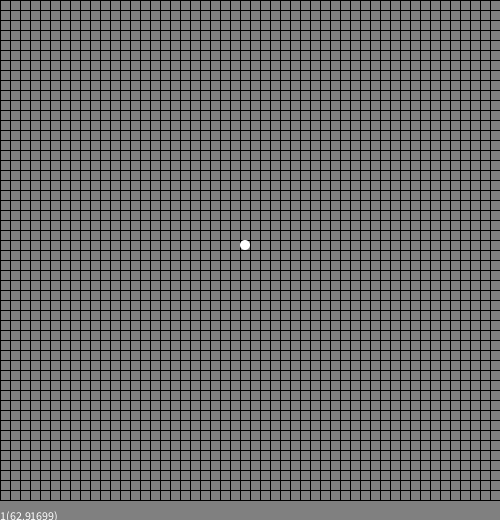
Frame 1 (no input)
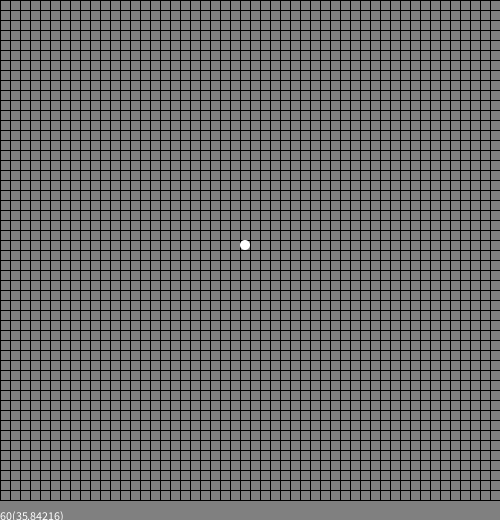
Frame 60 (the mouse pressed at the canvas centre just before this capture)
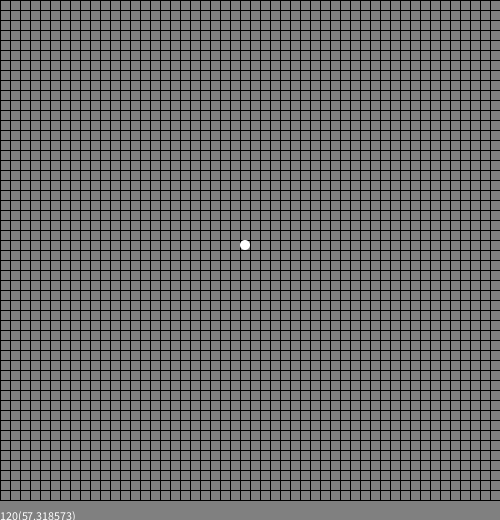
Frame 120 (the mouse held since frame 60 and released just before this capture)

The Processing sketch that drew these frames (run headless with seeded random() and noise(); from frame 60 on, the mouse is pressed at the canvas centre):

// Processing sketch: ABMSimple0
// ── ABMSimple0.pde
/// Simple example of Agent Base Model. Mandatory procedures.
//*//////////////////////////////////////////////////////////

void setup()
{
  size(500,520);
  
  theWorld=new World();
  theWorld.initialise();
  
  println(Model,"Ready!");
}

void draw()
{
  background(128);
  
  visualise(theWorld);
  theWorld.update();
  
  text(str(frameCount)+"("+str(frameRate)+")",0,height);
}

void exit()
{
  println("The end");
  super.exit();
}



/// @date 2026-10-29 ( → https://github.com/borkowsk/bookProcessingEN)

// ── ABMSettings.pde
/// Global constants & variables.
//-//////////////////////////////

String Model="ABMTest"; ///< unique model name

int WSide=50;

/// @date 2026-10-29 (https://github.com/borkowsk/bookProcessingEN/)

// ── Agent.pde
/// The agent: its atributes, random initialisation and methods
//-////////////////////////////////////////////////////////////

class Agent // Empty "prototype" of the agent
{
} 

/// @date 2026-10-29 (https://github.com/borkowsk/bookProcessingEN/)

// ── World.pde
/// The world & its dynamics.
//-//////////////////////////

class World
{
  Agent[][]  plane=new Agent[WSide][WSide]; //!< the surface of the world where agents "live".
  
  void initialise() //!< pre-filling the world.
  {
    plane[WSide/2][WSide/2]=new Agent(); //!< Almost as simple as possible
  }
  
  void update() //!< Updating the state of the world, i.e. the simulation step.
  {
    // We will fill this in later.
  }
}

World theWorld=null; ///< A single variable representing the world is initialized during setup.

/// @date 2026-10-29 (https://github.com/borkowsk/bookProcessingEN/)

// ── WorldVis.pde
/// The world visualisation.
//-/////////////////////////

void visualise(World currWorld)
{
  float CSide=width/WSide;
  float HSide=CSide/2.0;
  for(int row=0;row<WSide;row++)
    for(int col=0;col<WSide;col++)
      if(currWorld.plane[row][col]!=null)
      {
        fill(255);noStroke();
        ellipse(col*CSide-HSide,row*CSide-HSide,CSide,CSide);
      }
      else
      {
        noFill();stroke(0);
        rect(col*CSide,row*CSide,CSide,CSide);
      }
}

/// @date 2026-10-29 (https://github.com/borkowsk/bookProcessingEN/)
